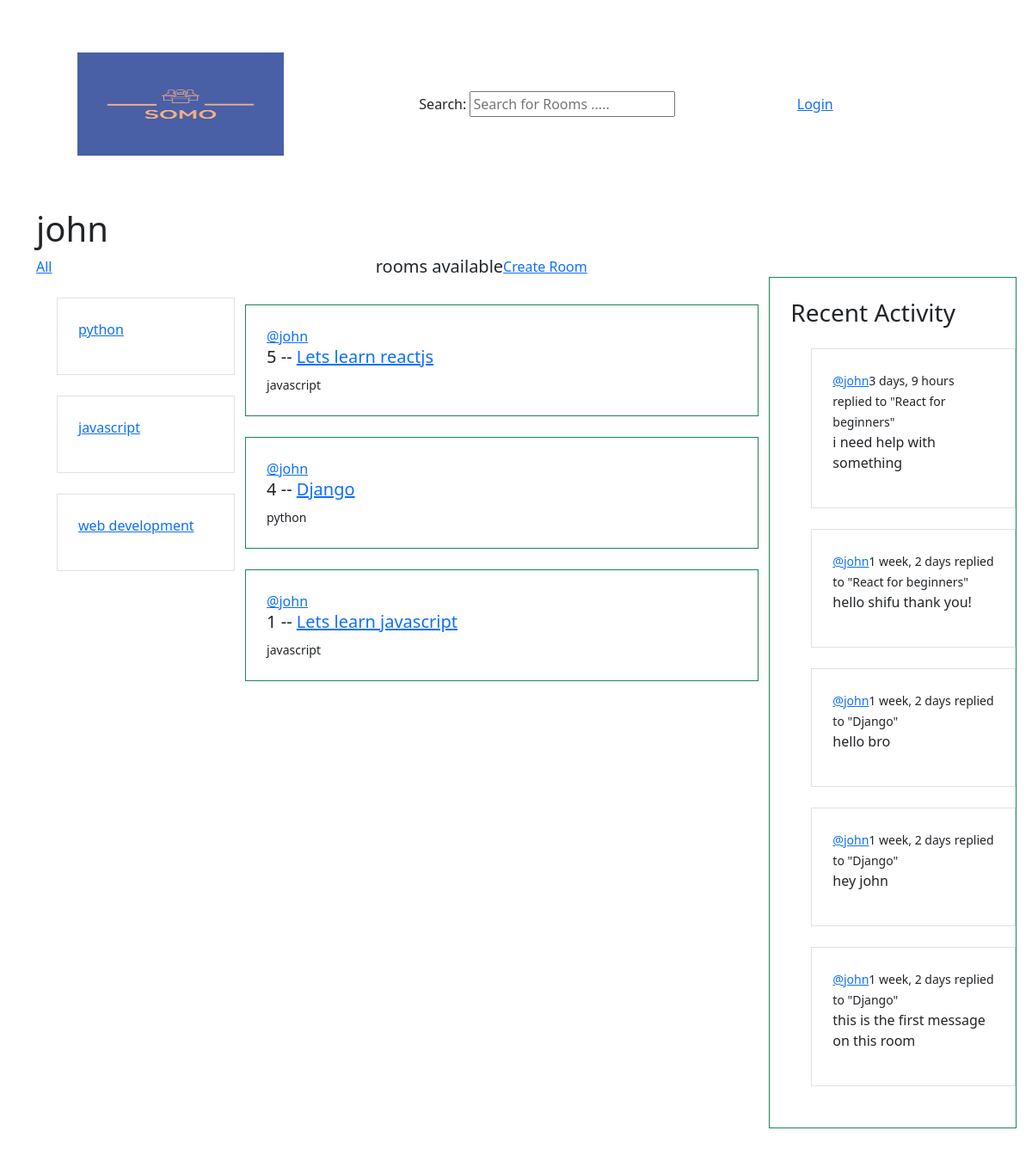
The page /pofile/1 on the database as committed earlier.
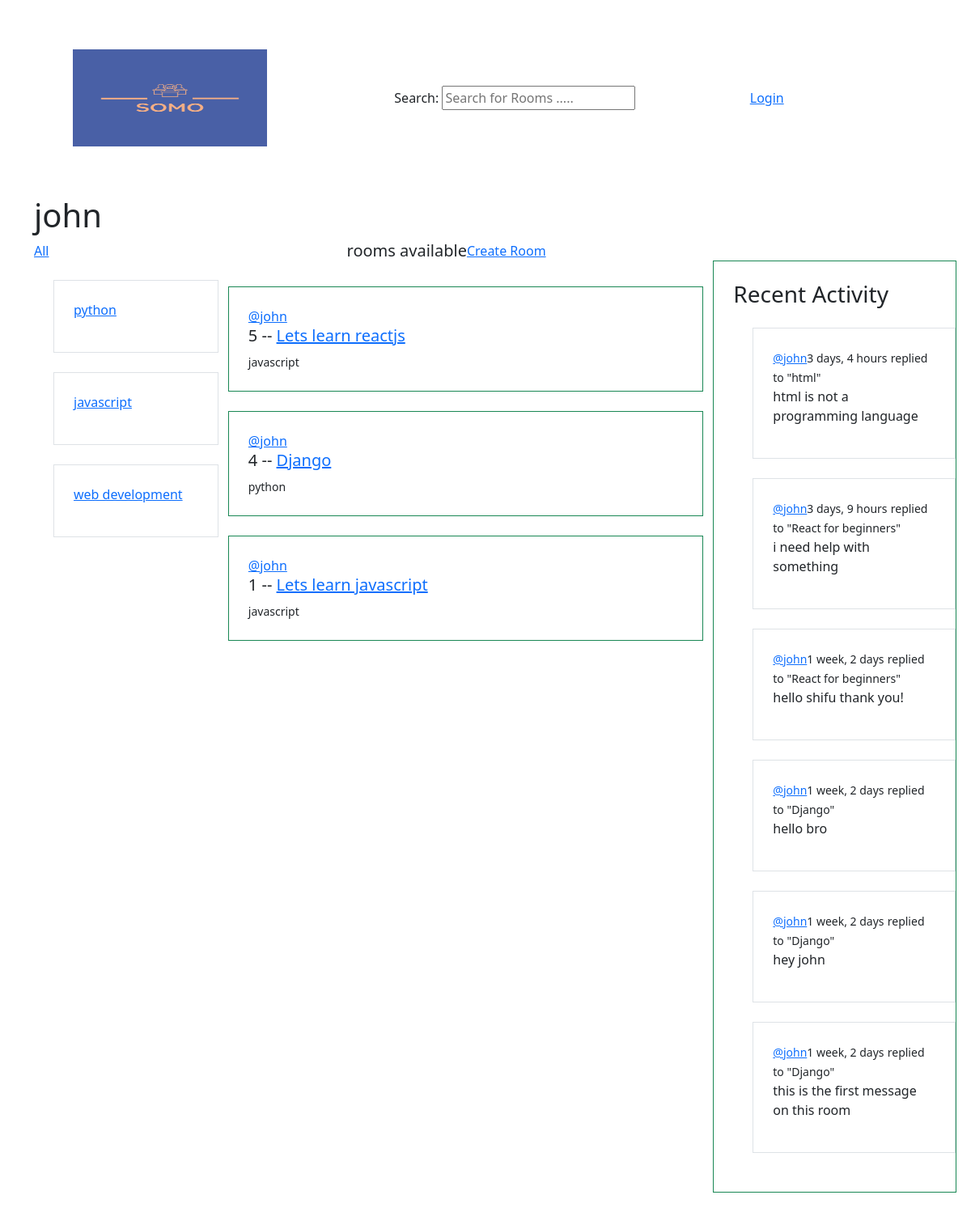
The same page on the database as committed later.
### base/models.py (models this page shows, shortened)
class Topic(models.Model):
    name = models.CharField(max_length=200)

class Room(models.Model):
    host = models.ForeignKey(User, on_delete=models.SET_NULL, null=True)
    topic = models.ForeignKey(Topic, on_delete=models.SET_NULL, null=True)
    name = models.CharField(max_length=250)
    description = models.TextField(null=True, blank=True)
    participants = models.ManyToManyField(User, related_name='participants', blank=True)
    updated = models.DateTimeField(auto_now=True)
    created = models.DateTimeField(auto_now_add=True)
    class Meta:
        ordering = ['-updated', '-created']
    def __str__(self):
        return self.name

class Message(models.Model):
    user = models.ForeignKey(User, on_delete=models.CASCADE)
    room = models.ForeignKey(Room, on_delete=models.CASCADE)
    body = models.TextField()
    updated = models.DateTimeField(auto_now=True)
    created = models.DateTimeField(auto_now_add=True)
    class Meta:
        ordering = ['-updated', '-created']
    def __str__(self):
        return self.body[0:50]

### base/views.py (the view)
# urls.py: path('pofile/<str:pk>', views.userProfile, name='user-profile'),
def userProfile(request, pk):
    user = User.objects.get(id=pk)
    rooms = user.room_set.all()
    room_messages = user.message_set.all()
    topics = Topic.objects.all()
    context = {'user': user, 'rooms': rooms, 'room_messages': room_messages, 'topics': topics}
    return render(request, 'base/profile.html', context)

### base/templates/base/profile.html (shortened to what this page needs)
{% extends 'main.html' %}
{% block content %}
    <h1>{{ user.username }}</h1>
    <div class="profile-container">
        <div>
            {% include 'base/topics_component.html' %}
        </div>
        <div>
            {% include 'base/feed_component.html' %}
        </div>
        <div>
            {% include 'base/activity_component.html' %}
        </div>
    </div>
{% endblock content %}

### templates/main.html (shortened to what this page needs)
<!DOCTYPE html>
{% load bootstrap5%}
{% bootstrap_css %}
<html lang="en">
  <head>
  </head>
  <body>
    <div class="container">
            {% include 'navbar.html' %}
        {% block content %}
        {% endblock %}
    </div>
  </body>
</html>

### templates/navbar.html (shortened to what this page needs)
{% load bootstrap5 %}
{% bootstrap_css %}
<div class="container- fluid p-4 m-4">
    <div class="navbar">
    <a class="navbar-brand" href="{% url 'home' %}">
      <img src="../static/images/SOMO-logos.jpeg" alt="" width="240" height="120">
    </a>
        <form method="GET" action="{% url 'home'%}">
            <label>
                Search:
                <input type="text" name="q" placeholder="Search for Rooms ....."/>
            </label>
        </form>
    {% if request.user.is_authenticated %}
        <p>Hello {{ request.user }}</p>
        <p>
            <a href="{% url 'logout' %}">Logout</a>
        </p>
        {% else %}
        <a href="{% url 'login'%}">Login</a>
    {% endif %}
</div>
</div>

### base/templates/base/topics_component.html
<div class="justify-content-center">
    <div>
        <a href="{% url 'home'%}">All</a>
    </div>
    {% for topic in topics %}
        <div class="container border p-4 m-4">
            <p><a href="{% url 'home'%}?q={{ topic.name }}">{{ topic.name }}</a></p>
        </div>
    {% endfor %}
</div>

### base/templates/base/feed_component.html (shortened to what this page needs)
<div class="container">
<div class="d-flex justify-content-center">
    <h5>{{ room_count }} rooms available</h5>
    <a href="{% url 'create-room' %}">Create Room</a>
    <br>
</div>
    {% for room in rooms %}
        <div class="container p-4 m-4 border-success" style="border:1px solid #cecece">
            <a href="{% url 'user-profile' room.host.id%}">@{{ room.host.username }}</a>
            <h5>{{room.id}} -- <a href="{% url 'room' room.id %}">{{room.name}}</a></h5>
            <small>{{room.topic.name}}</small>
        </div>
    {% endfor %}
</div>

### base/templates/base/activity_component.html (shortened to what this page needs)
<div class="container overflow-hidden container p-4 m-4 border border-success">
        <h3>Recent Activity</h3>
    {% for message in room_messages %}
        <div class="container border p-4 m-4">
            <small><a href="{% url 'user-profile' message.user.id %}">@{{ message.user }}</a>{{ message.created|timesince }}</small>
            <small>replied to "{{ message.room }}"</small>
            <p>{{ message }}</p>
        </div>
    {% endfor %}
</div>

### base/templates/base/profile.html (style rules this page uses)
.profile-container { display: grid; grid-template-columns: 1fr 3fr 1fr; }

Rows that differ between the two databases and show on the page:
added Message: user "john", created "3 days, 4 hours", room "html", body "html is not a programming language"
